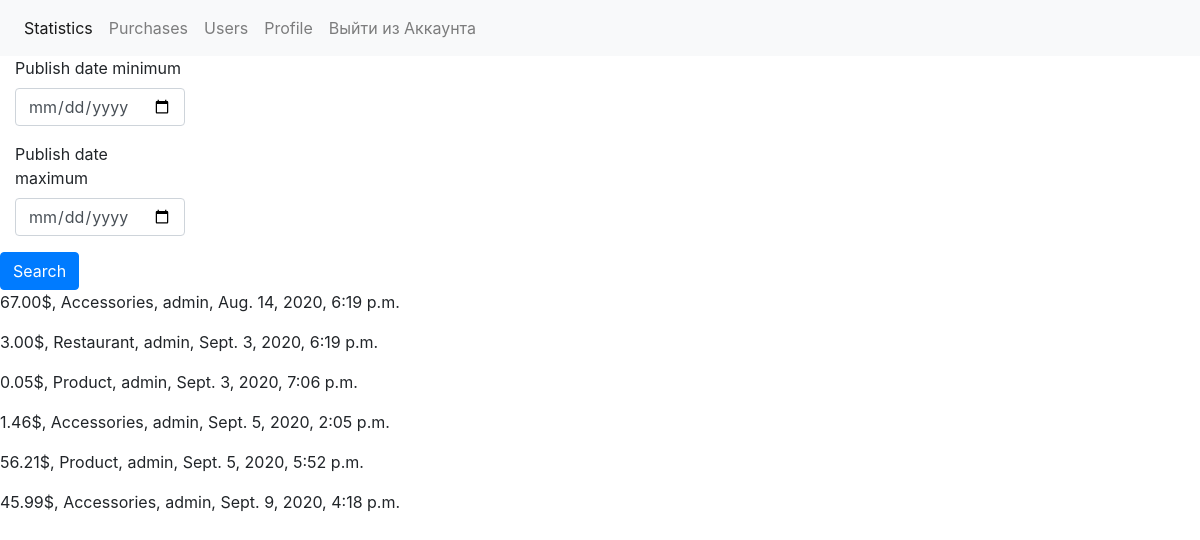
Before: /purchases/ (signed in) with the older database file.
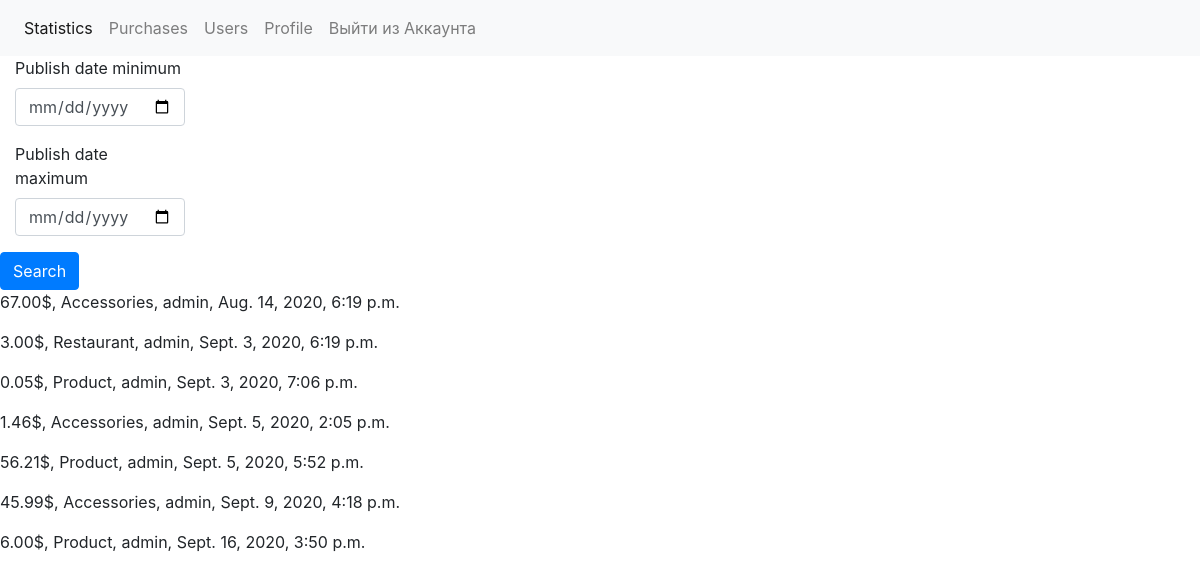
After: the same page with the newer database file.
### main/models.py (models this page shows, shortened)
class Purchase(models.Model):
    user = models.ForeignKey(Profile, on_delete=models.CASCADE)
    type = models.ForeignKey(Type, related_name='Type', on_delete=models.CASCADE)
    cost = models.DecimalField('Cost $', decimal_places=2, max_digits=12)
    date = models.DateTimeField('Created Date', default=timezone.now())
    class Meta:
        verbose_name = 'Purchase'
        verbose_name_plural = 'Purchases'
        ordering = ['date']

class Type(models.Model):
    name = models.CharField('Type of Purchase', max_length=100)
    slug = models.SlugField('Url', max_length=110)
    class Meta:
        verbose_name = 'Type'
        verbose_name_plural = 'Types'
        ordering = ['name']
    def __str__(self):
        return self.name

### user/models.py (models this page shows, shortened)
class Profile(models.Model):
    user = models.OneToOneField(User, on_delete=models.CASCADE)
    avatar = models.ImageField('Avatar', upload_to='avatars', blank=True, null=True)
    first_name = models.CharField('First Name', max_length=50)
    last_name = models.CharField('Last Name', max_length=50)
    slug = models.SlugField('Url', unique=True, max_length=60)
    bio = models.TextField('Bio', max_length=200, default='add bio')
    created_date = models.DateTimeField('Created date', auto_now_add=True)
    class Meta:
        verbose_name = 'Profile'
        verbose_name_plural = 'Profiles'
    def __str__(self):
        return self.slug

### main/views.py (the view)
# urls.py: path('', views.PurchaseList.as_view(), name='purchase_list'),
class PurchaseList(ListView):
    template_name = 'purchase/list.html'
    context_object_name = 'purchase_list'
    queryset = user_is_anonymous(obj=filter_statistics_by_date_and_types)

### services/main_logic.py (called while the page is built)
def _get_users_purchases(self):
    return Purchase.objects.filter(user=self.request.user.profile.pk)

def get_type_list():
    return Type.objects.all()

def _is_valid(value):
    return value != '' and value is not None

### templates/purchase/list.html
{% extends 'base.html' %}
{% block content %}
    <form method="GET" action=".">
        <div class="form-group col-md-2 col-lg-2">
            <label for="publishDateMin">Publish date minimum</label>
            <input type="date" class="form-control" id="publishDateMin" name="date_min">
        </div>
        <div class="form-group col-md-2 col-lg-2">
            <label for="publishDateMax">Publish date maximum</label>
            <input type="date" class="form-control" id="publishDateMax" name="date_max">
        </div>
        <button type="submit" class="btn btn-primary">Search</button>
    </form>
    {% for p in purchase_list %}
        <p>{{ p.cost }}$, {{ p.type }}, {{ p.user }}, {{ p.date }}</p>
    {% endfor %}
{% endblock %}

Changed rows visible on the page:
added Purchase: cost "6.00", type "Product", user "admin", date "Sept. 16, 2020, 3:50 p.m."
